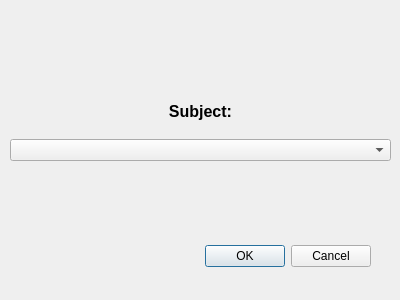
<?xml version="1.0" encoding="UTF-8"?>
<ui version="4.0">
 <class>Dialog</class>
 <widget class="QDialog" name="Dialog">
  <property name="geometry">
   <rect>
    <x>0</x>
    <y>0</y>
    <width>400</width>
    <height>300</height>
   </rect>
  </property>
  <property name="windowTitle">
   <string>Dialog</string>
  </property>
  <widget class="QDialogButtonBox" name="buttonBox">
   <property name="geometry">
    <rect>
     <x>30</x>
     <y>240</y>
     <width>341</width>
     <height>32</height>
    </rect>
   </property>
   <property name="orientation">
    <enum>Qt::Horizontal</enum>
   </property>
   <property name="standardButtons">
    <set>QDialogButtonBox::Cancel|QDialogButtonBox::Ok</set>
   </property>
  </widget>
  <widget class="QWidget" name="verticalLayoutWidget">
   <property name="geometry">
    <rect>
     <x>10</x>
     <y>90</y>
     <width>381</width>
     <height>71</height>
    </rect>
   </property>
   <layout class="QVBoxLayout" name="verticalLayout">
    <item>
     <widget class="QLabel" name="label">
      <property name="font">
       <font>
        <pointsize>12</pointsize>
        <weight>75</weight>
        <bold>true</bold>
       </font>
      </property>
      <property name="text">
       <string>Subject:</string>
      </property>
      <property name="alignment">
       <set>Qt::AlignCenter</set>
      </property>
     </widget>
    </item>
    <item>
     <widget class="QComboBox" name="comboBox"/>
    </item>
   </layout>
  </widget>
 </widget>
 <resources/>
 <connections>
  <connection>
   <sender>buttonBox</sender>
   <signal>accepted()</signal>
   <receiver>Dialog</receiver>
   <slot>accept()</slot>
   <hints>
    <hint type="sourcelabel">
     <x>248</x>
     <y>254</y>
    </hint>
    <hint type="destinationlabel">
     <x>157</x>
     <y>274</y>
    </hint>
   </hints>
  </connection>
  <connection>
   <sender>buttonBox</sender>
   <signal>rejected()</signal>
   <receiver>Dialog</receiver>
   <slot>reject()</slot>
   <hints>
    <hint type="sourcelabel">
     <x>316</x>
     <y>260</y>
    </hint>
    <hint type="destinationlabel">
     <x>286</x>
     <y>274</y>
    </hint>
   </hints>
  </connection>
 </connections>
</ui>
